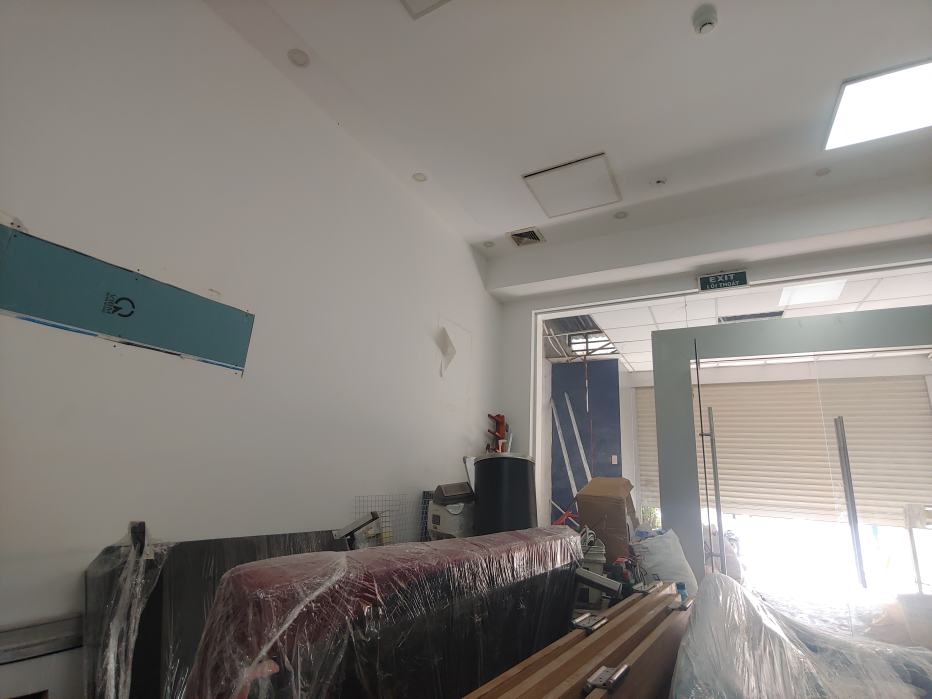
#> input picture Test-image/Test-image/indoor1_2.jpg, 4656 x 3492 px, found by its file name (shown at 1/5 size); its folder holds 7 pictures in this run; the run also reads 1 picture not shown here
$ jupyter execute --allow-errors GroupXX_Midterm.ipynb   (shell and % lines are left out)
#> lines starting #> are read from the running program, lines starting #| are printed output that depends on the picture
#> the answer given: 2026-11-07-17-55-23-759.jpg
# GroupXX – Midterm: Ghép ảnh (image stitching) trên Colab – V0 (tuần tự, CPU)

**Thành viên:** <TODO: Tên – MSSV>, <TODO: Tên – MSSV>, …

**Dataset:** [Google Drive – Test-image](https://drive.google.com/drive/folders/1I1R7S_vAQuiHQvDeO4-8cR18JTbKruVz?usp=drive_link) (ảnh gốc của nhóm). Thư mục `dataset/` (cắt 16:9 + resize 3 cỡ) được sinh ở Phần A; cặp synthetic `data/A.ppm`, `data/B.ppm` được sinh bằng code ở ô 4.

**Cách dùng nhanh:** chạy lần lượt từ trên xuống. Cần GPU hay không đều được (V0 chạy trên CPU).

1. **Ô 1 – lấy code:** mặc định `SOURCE = "zip"`: upload file `GroupXX_Midterm.zip` khi được hỏi (giải nén ra `src/`). Đổi thành `"git"` nếu đã push `src/` mới lên repo.
2. **Ô 2–3:** kiểm tra stb (đã kèm sẵn trong `src/`) và biên dịch.
3. **Ô 4 – Dataset:** tải ảnh gốc `Test-image/` từ Google Drive và sinh cặp synthetic `data/A.ppm`, `data/B.ppm`.
4. **Phần A – Dữ liệu:** mỗi cặp ảnh được **cắt 16:9 rồi resize** về 3 cỡ: Small 1280×720, Medium 1920×1080, Large 3840×2160.
5. **Phần B – Correctness:** sai số homography trên cặp synthetic so với ground truth.
6. **Phần C – Chạy V0:** mọi cặp × 3 cỡ → bảng thời gian từng giai đoạn (lưu `results/timing_v0.csv`).
7. **Phần D – Panorama:** mỗi site một ảnh ghép.
8. **Phần E – Bảng timing** cho cả 3 độ phân giải.
9. **Phần F – Hot stages:** giai đoạn nào tốn nhất và thay đổi thế nào theo độ phân giải.
10. **Phần G – Ước lượng Amdahl:** báo cáo `p` và giới hạn `1/(1-p)` cho kế hoạch tăng tốc.

[cell 1]
# --- Lấy code -------------------------------------------------------------
# "zip": upload GroupXX_Midterm.zip (không cần push GitHub)
# "git": clone từ GitHub (cần đã push src/ mới lên repo; dataset lấy ở ô 4)
SOURCE = "zip"

import os, glob, zipfile, subprocess
#> (the rest of this cell did not finish here and is left out)

[cell 2]
# --- Dataset của nhóm ------------------------------------------------------------
# (1) Ảnh gốc: thư mục Google Drive "Test-image" (chia sẻ "Anyone with the link") -> ./Test-image/ (tải hết)
DATASET_URL = "https://drive.google.com/drive/folders/1I1R7S_vAQuiHQvDeO4-8cR18JTbKruVz?usp=drive_link"

import os, glob, subprocess
import numpy as np
from PIL import Image, ImageDraw, ImageFilter

# Tải TOÀN BỘ file trong thư mục Drive (file nào đã có thì bỏ qua nhờ resume=True, nên chạy lại vẫn an toàn)
subprocess.run(["pip", "install", "-q", "-U", "gdown"], check=True)
#> (this line was passed over: subprocess is not available in this run)
#> in make_sizes, im is the input picture: PIL image 4656x3492 RGB; mean R, G, B 136.1, 131.6, 126.9
import gdown
#> (the rest of this cell did not finish here and is left out)

## Phần A – Chuẩn bị dữ liệu: cắt 16:9 và resize 3 cỡ

Theo yêu cầu: mỗi nhóm có **≥ 3 site** (vd. 1 trong nhà, 1 ngoài trời, 1 tùy chọn), mỗi site **1 cặp standard**, cộng **1 cặp challenging** (ít texture, hoa văn lặp, người di chuyển, ban đêm…).
Mỗi cặp được cắt về tỉ lệ 16:9 (cắt giữa, cùng một phép cắt cho cả ảnh trái và phải) rồi resize về 3 cỡ để so sánh speedup trên **đúng cùng một cảnh**.

Lưu ý khi chụp: **xoay máy, không đi ngang** (parallax mà homography không sửa được) và **overlap 30–50%** giữa hai ảnh.

👉 Sửa danh sách `PAIRS` cho đúng ảnh của nhóm (ảnh đầu = ảnh TRÁI/tham chiếu, ảnh sau = ảnh PHẢI).

[cell 3]
import os
from PIL import Image, ImageOps

# Ba cỡ theo đề bài:  small = phát triển/debug,  medium = benchmark chính,  large = xem GPU scaling
SIZES = {"small": (1280, 720), "medium": (1920, 1080), "large": (3840, 2160)}

# (site, loại cặp, ảnh TRÁI, ảnh PHẢI)  -- SỬA cho đúng dữ liệu của nhóm
PAIRS = [
    ("indoor1",  "standard",    "Test-image/indoor1_2.jpg",  "Test-image/indoor1_3.jpg"),
    ("outdoor1", "standard",    "Test-image/outdoor1_2.jpg", "Test-image/outdoor1_3.jpg"),
    ("outdoor2", "standard",    "Test-image/outdoor2_1.jpg", "Test-image/outdoor2_2.jpg"),
    ("outdoor3", "challenging", "Test-image/outdoor3_1.jpg", "Test-image/outdoor3_2.jpg"),   # cảnh ban đêm, có xe chạy
]

def crop_16x9(im):
    """Cắt chính giữa về tỉ lệ 16:9 (ảnh 4:3 bị cắt bớt phần trên/dưới)."""
    w, h = im.size
#> w = 4656; h = 3492
    new_h = round(w * 9 / 16)
#> new_h = 2619
    if new_h <= h:
        top = (h - new_h) // 2
#> top = 436
        return im.crop((0, top, w, top + new_h))
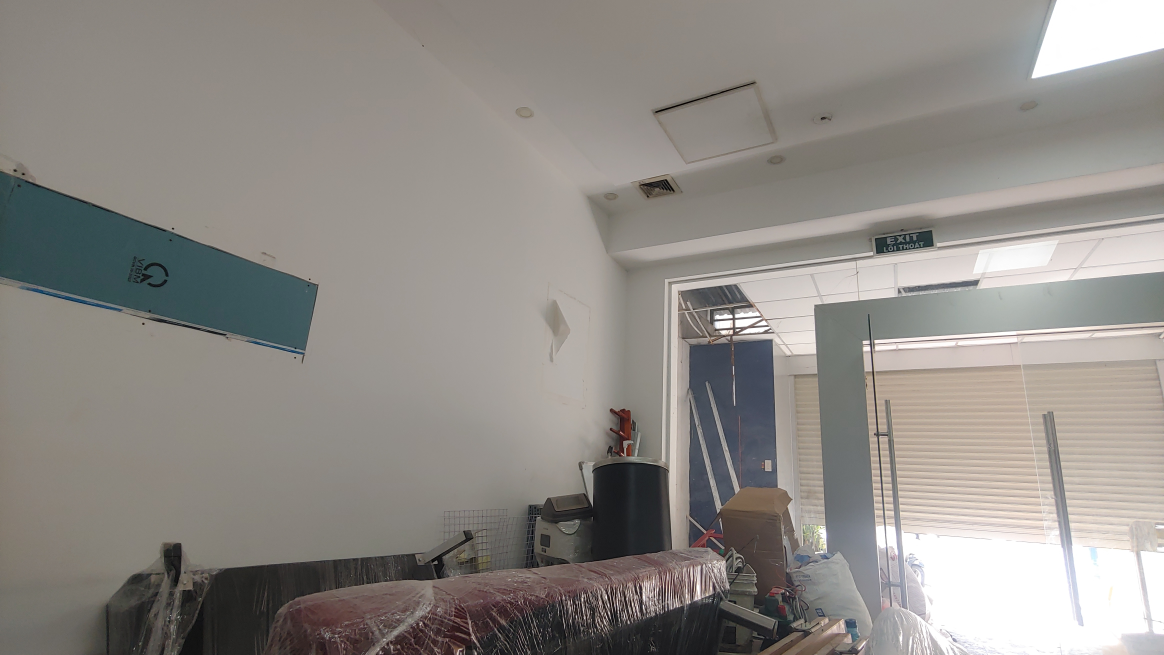
#> returned value: PIL image 4656x2619 RGB (shown at 1/4 size); mean R, G, B 143.4, 139.4, 134.6
    new_w = round(h * 16 / 9)
    left = (w - new_w) // 2
    return im.crop((left, 0, left + new_w, h))

def make_sizes(path, site, side):
    im = ImageOps.exif_transpose(Image.open(path)).convert("RGB")   # xử lý ảnh chụp dọc (EXIF)
    im = crop_16x9(im)
    for name, (W, H) in SIZES.items():
        os.makedirs(f"dataset/{name}", exist_ok=True)
        im.resize((W, H), Image.LANCZOS).save(f"dataset/{name}/{site}_{side}.png", compress_level=1)   # <-- RESIZE ảnh về cỡ small/medium/large
#> this loop made 3 passes
#> pass 1, in make_sizes, `im.resize((W, H), Image.LANCZOS).save(f"dataset/{name}/{site}_{side}.p..`:
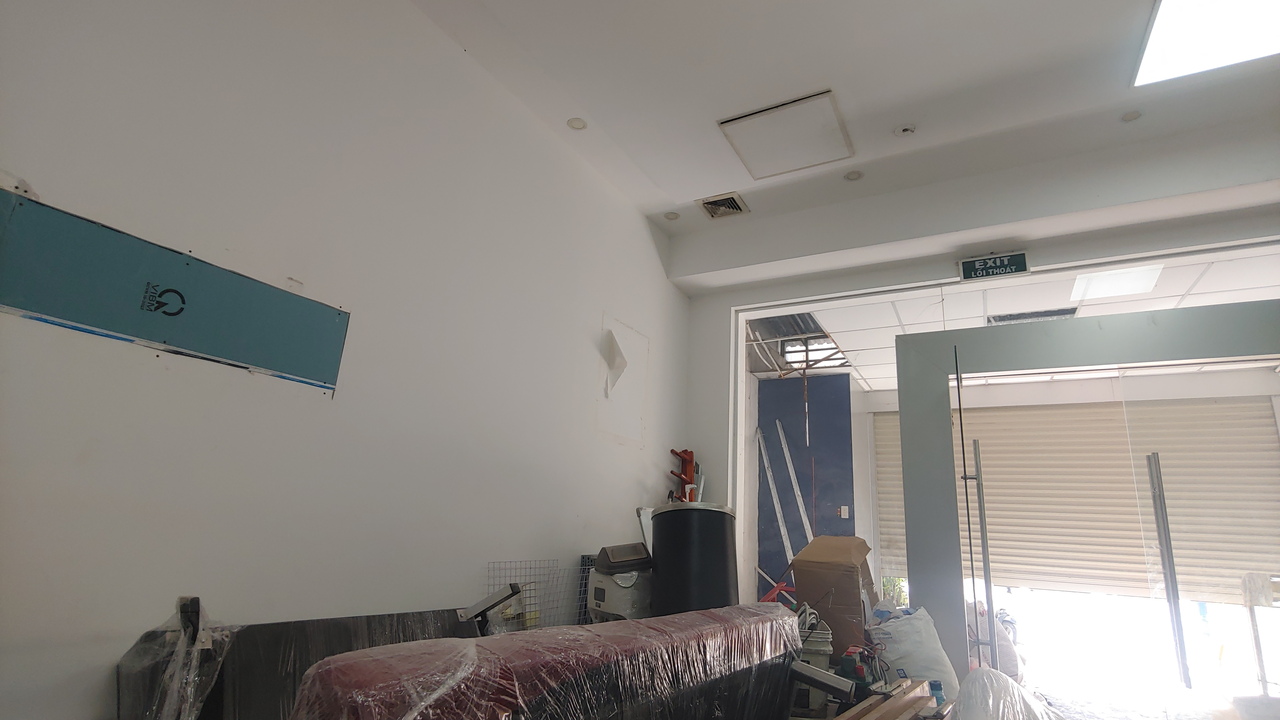
#> saved as indoor1_L.png: PIL image 1280x720 RGB; mean R, G, B 143.4, 139.4, 134.6
#| indoor1    [standard   ] cắt 16:9 -> 4656x2619  ->  small 1280x720, medium 1920x1080, large 3840x2160
    return im.size

#> (the rest of this cell did not finish here and is left out)

[cell 4]
# Xem nhanh một cặp ở cỡ medium
import matplotlib.pyplot as plt
site = PAIRS[0][0]
fig, axes = plt.subplots(1, 2, figsize=(12, 3.8))
for ax, side in zip(axes, "LR"):
    im = Image.open(f"dataset/medium/{site}_{side}.png")
    ax.imshow(im); ax.set_title(f"{site}_{side}  {im.size[0]}x{im.size[1]}", fontsize=10); ax.axis("off")
plt.tight_layout()
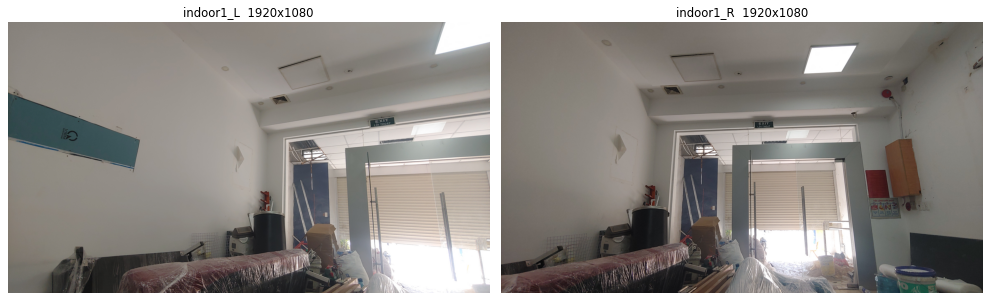
#> figure drawn by matplotlib, 2 panels
